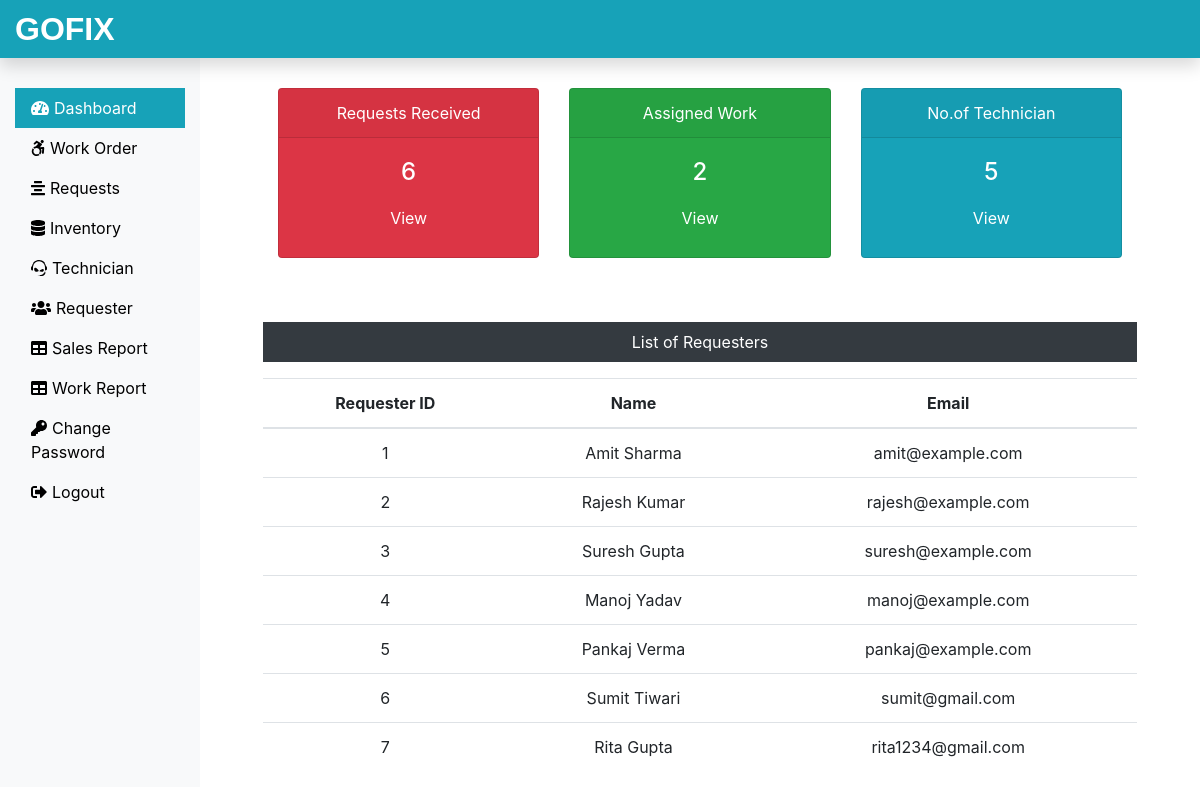
Screenshot of /Admin/admindashboard.php (signed in) with the database file from the repository.
### tables this page shows
CREATE TABLE `requesterlogin_tb` (
  `r_login_id` int(11) NOT NULL,
  `r_name` varchar(60) NOT NULL,
  `r_email` varchar(60) NOT NULL,
  `r_password` varchar(60) NOT NULL,
  `r_confirmpassword` varchar(60) NOT NULL
);

### Admin/admindashboard.php (the view, shortened to what this page needs)
<?php
include('adminincludes/adminheader.php');
include('../dbConnection.php');
$sql = "SELECT max(request_id) FROM submitrequest_tb";
$result = $conn->query($sql);
$row = $result->fetch_row();
$submitrequest = $row[0];
$sql = "SELECT max(rno) FROM assignwork_tb";
$result = $conn->query($sql);
$row = $result->fetch_row();
$assignwork = $row[0];
$sql = "SELECT *  FROM technician_tb";
$result = $conn->query($sql);
$totaltech = $result->num_rows;
?>
                <div class="col-sm-9 col-md-10">
                    <div class="row text-center mx-5">
                        <div class="col-sm-4 mt-5">
                            <div class="card text-white bg-danger mb-3" style="max-width: 18rem;">
                                <div class="card-header">Requests Received</div>
                                <div class="card-body">
                                    <h4 class="card-title"><?php echo $submitrequest; ?></h4>
                                    <a class="btn text-white" href="request.php">View</a>
                                </div>
                            </div>
                        </div>
                        <div class="col-sm-4 mt-5">
                            <div class="card text-white bg-success mb-3" style="max-width: 18rem;">
                                <div class="card-header">Assigned Work</div>
                                <div class="card-body">
                                    <h4 class="card-title"><?php echo $assignwork; ?></h4>
                                    <a class="btn text-white" href="workorder.php">View</a>
                                </div>
                            </div>
                        </div>
                        <div class="col-sm-4 mt-5">
                            <div class="card text-white bg-info mb-3" style="max-width: 18rem;">
                                <div class="card-header">No.of Technician</div>
                                <div class="card-body">
                                    <h4 class="card-title"><?php echo $totaltech; ?></h4>
                                    <a class="btn text-white" href="technician.php">View</a>
                                </div>
                            </div>
                        </div>
                    </div>
                    <div class="mx-5 mt-5 text-center">
                        <p class="bg-dark text-white p-2">List of Requesters</p>
                         <?php
                         $sql = "SELECT * FROM requesterlogin_tb";
                         $result = $conn->query($sql);
                         if($result->num_rows > 0)
                         {
                            echo '
                            <table class="table">
                                <thead>
                                    <tr>
                                        <th scope="col">Requester ID</th>
                                        <th scope="col">Name</th>
                                        <th scope="col">Email</th>
                                    </tr>
                                </thead>
                                <tbody>';
                                while($row = $result->fetch_assoc())
                                {
                                    echo  '<tr>';
                                    echo  '<td>' .$row["r_login_id"].'</td>';
                                    echo  '<td>' .$row["r_name"]. '</td>';
                                    echo  '<td>' .$row["r_email"].'</td>';
                                    echo '</tr>';
                                }
                               echo '</tbody>
                            </table>';
                         }
                         else
                         {
                            echo 'No Data Found';
                         }
                         ?>
                    </div>
                </div>
<?php
include('adminincludes/adminfooter.php')
?>

### Admin/adminincludes/adminheader.php (shortened to what this page needs)
<!DOCTYPE html>
<html lang="en">
<head>
    <link rel="stylesheet" href="../css/bootstrap.min.css1.css">
    <link rel="stylesheet" href="../css/all.min.css">
    <link rel="stylesheet" href="../css/custom.css">
</head>
<body>
    <nav class="navbar navbar-dark fixed-top bg-info flex-md-nowrap p-0 shadow">
        <a class="navbar-brand col-sm-3 col-md-2 mr-0" href="admindashboard.php">GOFIX</a>
    </nav>
         <div class="container-fluid" style="margin-top:40px;">
            <div class="row">
                <nav class="col-sm-2 bg-light sidebar py-5 d-print-none">
                    <div class="sidebar-sticky">
                        <ul class="nav flex-column">
                            <li class="nav-item">
                            <a class="nav-link <?php if(PAGE == 'admindashboard') { echo 'active'; } ?>" href="admindashboard.php">
                            <i class="fas fa-tachometer-alt" style="margin-right: 5px;"></i>Dashboard</a>
                            </li>
                            <li class="nav-item">
                            <a class="nav-link <?php if(PAGE == 'workorder') { echo 'active'; } ?>" href="workorder.php">
                            <i class="fab fa-accessible-icon" style="margin-right: 5px;"></i>Work Order</a>
                            </li>
                            <li class="nav-item">
                            <a class="nav-link <?php if(PAGE == 'request') { echo 'active'; } ?>" href="request.php">
                            <i class="fas fa-align-center" style="margin-right: 5px;"></i>Requests</a>
                            </li>
                            <li class="nav-item">
                            <a class="nav-link <?php if(PAGE == 'inventory') { echo 'active'; } ?>" href="inventory.php">
                            <i class="fas fa-database" style="margin-right: 5px;"></i>Inventory</a>
                            </li>
                            <li class="nav-item">
                            <a class="nav-link <?php if(PAGE == 'technician') { echo 'active'; } ?>" href="technician.php">
                            <i class="fab fa-teamspeak" style="margin-right: 5px;"></i>Technician</a>
                            </li>
                            <li class="nav-item">
                            <a class="nav-link <?php if(PAGE == 'requester') { echo 'active'; } ?>" href="requester.php">
                            <i class="fas fa-users" style="margin-right: 5px;"></i>Requester</a>
                            </li>
                            <li class="nav-item">
                            <a class="nav-link <?php if(PAGE == 'salesreport') { echo 'active'; } ?>" href="salesreport.php">
                            <i class="fas fa-table" style="margin-right: 5px;"></i>Sales Report</a>
                            </li>
                            <li class="nav-item <?php if(PAGE == 'workreport') { echo 'active'; } ?>">
                            <a class="nav-link" href="workreport.php">
                            <i class="fas fa-table" style="margin-right: 5px;"></i>Work Report</a>
                            </li>
                            <li class="nav-item <?php if(PAGE == 'AdminChangepass') { echo 'active'; } ?>">
                            <a class="nav-link" href="AdminChangepass.php">
                            <i class="fas fa-key" style="margin-right: 5px;"></i>Change Password</a>
                            </li>
                            <li class="nav-item">
                            <a class="nav-link" href="../logout.php">
                            <i class="fas fa-sign-out-alt" style="margin-right: 5px;"></i>Logout</a>
                            </li>
                        </ul>
                    </div>
                </nav>

### Admin/adminincludes/adminfooter.php (shortened to what this page needs)
</div>
         </div>
</body>
</html>

### css/custom.css (style rules this page uses)
.navbar-brand { font-family: "Poppins", sans-serif; font-size: 2em; font-weight: bold; }
a { color:black; }
.active { color:white; background-color:#17a2b8; }

### rows the page displays
requesterlogin_tb: r_login_id "1", r_name "Amit Sharma", r_email "amit@example.com"
requesterlogin_tb: r_login_id "2", r_name "Rajesh Kumar", r_email "rajesh@example.com"
requesterlogin_tb: r_login_id "3", r_name "Suresh Gupta", r_email "suresh@example.com"
requesterlogin_tb: r_login_id "4", r_name "Manoj Yadav", r_email "manoj@example.com"
requesterlogin_tb: r_login_id "5", r_name "Pankaj Verma", r_email "pankaj@example.com"
requesterlogin_tb: r_login_id "6", r_name "Sumit Tiwari", r_email "sumit@gmail.com"
requesterlogin_tb: r_login_id "7", r_name "Rita Gupta", r_email "rita1234@gmail.com"

### other values shown
$submitrequest "6"
$assignwork "2"
$totaltech "5"
